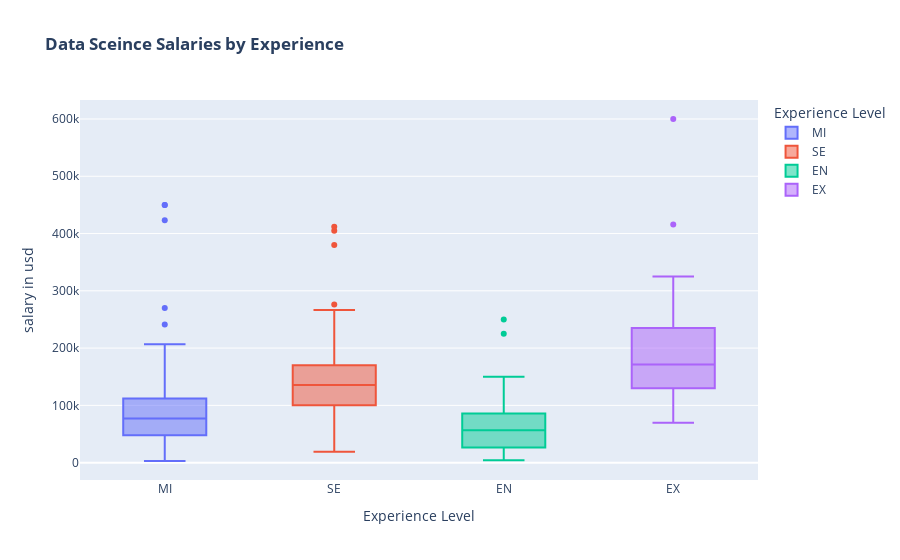

The notebook cell this image was saved under:
### Code cell
px.box(df,x='experience_level',y='salary_in_usd',color='experience_level',labels={'experience_level':'Experience Level','salary_in_usd':'salary in usd'},title='<b>Data Sceince Salaries by Experience')

### Figure 1 — Plotly figure (JSON) as saved in the notebook; plotly's stock layout.template omitted (floating-point values rounded to 4 significant figures; data arrays with more than 128 entries replaced by an {"elided": "..."} marker saying what was removed)
{"data": [{"alignmentgroup": "True", "hovertemplate": "Experience Level=%{x}<br>salary in usd=%{y}<extra></extra>", "legendgroup": "MI", "marker": {"color": "#636efa"}, "name": "MI", "notched": false, "offsetgroup": "MI", "orientation": "v", "showlegend": true, "type": "box", "x": {"elided": "213 str values"}, "x0": " ", "xaxis": "x", "y": {"elided": "213 int values"}, "y0": " ", "yaxis": "y"}, {"alignmentgroup": "True", "hovertemplate": "Experience Level=%{x}<br>salary in usd=%{y}<extra></extra>", "legendgroup": "SE", "marker": {"color": "#EF553B"}, "name": "SE", "notched": false, "offsetgroup": "SE", "orientation": "v", "showlegend": true, "type": "box", "x": {"elided": "280 str values"}, "x0": " ", "xaxis": "x", "y": {"elided": "280 int values"}, "y0": " ", "yaxis": "y"}, {"alignmentgroup": "True", "hovertemplate": "Experience Level=%{x}<br>salary in usd=%{y}<extra></extra>", "legendgroup": "EN", "marker": {"color": "#00cc96"}, "name": "EN", "notched": false, "offsetgroup": "EN", "orientation": "v", "showlegend": true, "type": "box", "x": ["EN", "EN", "EN", "EN", "EN", "EN", "EN", "EN", "EN", "EN", "EN", "EN", "EN", "EN", "EN", "EN", "EN", "EN", "EN", "EN", "EN", "EN", "EN", "EN", "EN", "EN", "EN", "EN", "EN", "EN", "EN", "EN", "EN", "EN", "EN", "EN", "EN", "EN", "EN", "EN", "EN", "EN", "EN", "EN", "EN", "EN", "EN", "EN", "EN", "EN", "EN", "EN", "EN", "EN", "EN", "EN", "EN", "EN", "EN", "EN", "EN", "EN", "EN", "EN", "EN", "EN", "EN", "EN", "EN", "EN", "EN", "EN", "EN", "EN", "EN", "EN", "EN", "EN", "EN", "EN", "EN", "EN", "EN", "EN", "EN", "EN", "EN", "EN"], "x0": " ", "xaxis": "x", "y": [72000, 51321, 39916, 41689, 5707, 42000, 100000, 70000, 250000, 10000, 138000, 15966, 6072, 91000, 45896, 54742, 21669, 62726, 49268, 105000, 82528, 80000, 59102, 76833, 29751, 12000, 70000, 30428, 12000, 225000, 90000, 50000, 110037, 10354, 20000, 100000, 49646, 100000, 80000, 13400, 125000, 63831, 80000, 55000, 60000, 81000, 21844, 9272, 90000, 5882, 24823, 28609, 16228, 4000, 21637, 18053, 36643, 90000, 28399, 65013, 72500, 76833, 85000, 100000, 58000, 59102, 100000, 52351, 45807, 37300, 21983, 125000, 100000, 18442, 120000, 100000, 31875, 58035, 52396, 40000, 86703, 120000, 150000, 65000, 20000, 10000, 67000, 52000], "y0": " ", "yaxis": "y"}, {"alignmentgroup": "True", "hovertemplate": "Experience Level=%{x}<br>salary in usd=%{y}<extra></extra>", "legendgroup": "EX", "marker": {"color": "#ab63fa"}, "name": "EX", "notched": false, "offsetgroup": "EX", "orientation": "v", "showlegend": true, "type": "box", "x": ["EX", "EX", "EX", "EX", "EX", "EX", "EX", "EX", "EX", "EX", "EX", "EX", "EX", "EX", "EX", "EX", "EX", "EX", "EX", "EX", "EX", "EX", "EX", "EX", "EX", "EX"], "x0": " ", "xaxis": "x", "y": [325000, 79833, 150000, 235000, 153667, 230000, 85000, 130026, 250000, 69741, 416000, 600000, 141846, 242000, 200000, 130000, 110000, 224000, 167875, 175000, 135000, 118187, 79039, 196979, 324000, 216000], "y0": " ", "yaxis": "y"}], "layout": {"boxmode": "overlay", "legend": {"title": {"text": "Experience Level"}, "tracegroupgap": 0}, "title": {"text": "<b>Data Sceince Salaries by Experience"}, "xaxis": {"anchor": "y", "categoryarray": ["MI", "SE", "EN", "EX"], "categoryorder": "array", "domain": [0, 1], "title": {"text": "Experience Level"}}, "yaxis": {"anchor": "x", "domain": [0, 1], "title": {"text": "salary in usd"}}}}
